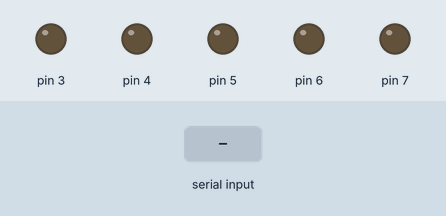
Bench run of a sketch on a simulated Arduino Uno, built with avr-gcc and run on an emulated ATmega328P. On the bench: output pins drawn as LEDs (lit = HIGH). The inputs (shaded band) are chosen by the test bench.

Above: at 1.2 s.
1.3 s: "1" received over Serial
At 1.8 s:
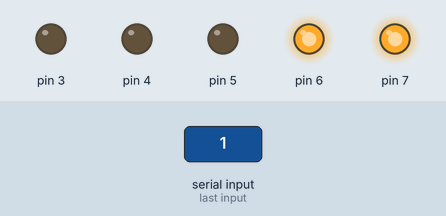
2.9 s: "2" received over Serial
At 4.2 s:
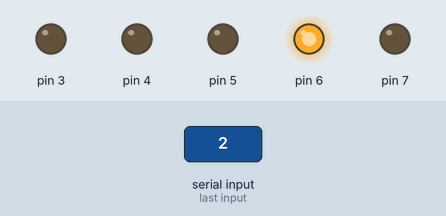
4.5 s: "4" received over Serial
At 5.5 s:
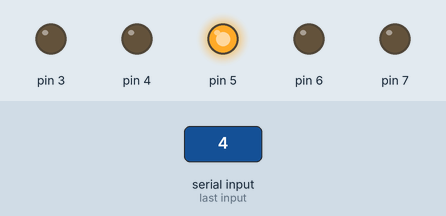
6.1 s: "7" received over Serial
At 6.7 s:
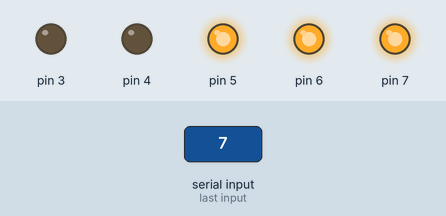
7.7 s: "8" received over Serial
At 9.0 s:
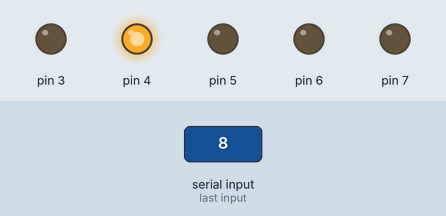
9.3 s: "9" received over Serial
At 10.3 s:
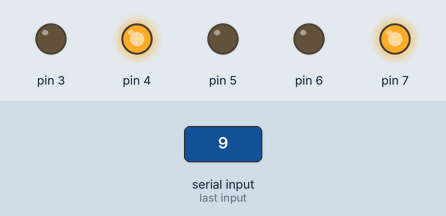
Timing chart, 0 to 11.9 s (numbered marks = the images above; inputs shaded):
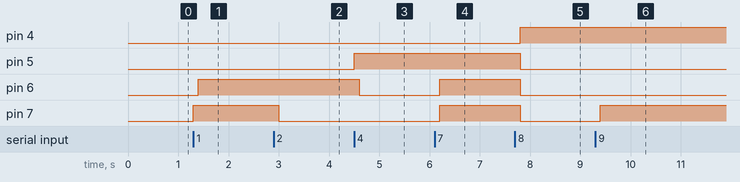

The sketch:

7.4shumaguan.ino
```cpp
int a;

void setup()
{

  pinMode(7, OUTPUT);
  pinMode(6, OUTPUT);
  pinMode(5, OUTPUT);
  pinMode(4, OUTPUT);
  pinMode(3,OUTPUT);
  Serial.begin(9600);

}

void loop() {
      if(Serial.available())
    {
      a = Serial.read();
      read1(a);
    }
}

void read1(int a)
{
  switch(a)
  {
  	case '0':

      digitalWrite(3,LOW);
      delay(100);
      digitalWrite(4,LOW);
      digitalWrite(5,LOW);
      digitalWrite(6,LOW);
      digitalWrite(7,LOW);
      break;

    case '1':

      digitalWrite(7,HIGH);
      delay(100);
      digitalWrite(4,LOW);
      digitalWrite(5,LOW);
      digitalWrite(3,LOW);
      digitalWrite(6,HIGH);
      break;

    case '2':

      digitalWrite(3,LOW);
      delay(100);
      digitalWrite(6,HIGH);
      digitalWrite(7,LOW);
      digitalWrite(4,LOW);
      digitalWrite(5,LOW);
      break;

    case '3':
      digitalWrite(3,LOW);
      delay(100);
      digitalWrite(6,HIGH);
      digitalWrite(7,HIGH);
      digitalWrite(3,LOW);
      digitalWrite(4,LOW);
      digitalWrite(5,LOW);
      break;

    case '4':
      digitalWrite(5,HIGH);
      delay(100);
      digitalWrite(4,LOW);
      digitalWrite(3,LOW);
      digitalWrite(6,LOW);
      digitalWrite(7,LOW);
      break;

    case '5':
      digitalWrite(3,LOW);
      delay(100);
      digitalWrite(6,HIGH);
      digitalWrite(4,LOW);
      digitalWrite(7,HIGH);
      digitalWrite(5,LOW);
      break;

    case '6':
      digitalWrite(3,LOW);
      delay(100);
      digitalWrite(5,HIGH);
      digitalWrite(6,HIGH);
      digitalWrite(4,LOW);
      digitalWrite(7,LOW);
      break;

    case '7':
      digitalWrite(3,LOW);
      delay(100);
      digitalWrite(5,HIGH);
      digitalWrite(6,HIGH);
      digitalWrite(4,LOW);
      digitalWrite(7,HIGH);
      break;

    case '8':
      digitalWrite(3,LOW);
      delay(100);
      digitalWrite(5,LOW);
      digitalWrite(6,LOW);
      digitalWrite(4,HIGH);
      digitalWrite(7,LOW);
      break;

    case '9':
      digitalWrite(3,LOW);
      delay(100);
      digitalWrite(4,HIGH);
      digitalWrite(5,LOW);
      digitalWrite(7,HIGH);
      digitalWrite(6,LOW);
      break;
  }
}
```

Measured:
- after the input at 1.3 s, pin 6: LOW → HIGH after 0.10 s; pin 7: LOW → HIGH at once
- after the input at 2.9 s, pin 7: HIGH → LOW after 0.10 s
- after the input at 4.5 s, pin 5: LOW → HIGH at once; pin 6: HIGH → LOW after 0.10 s
- after the input at 6.1 s, pin 6, pin 7: LOW → HIGH after 0.10 s
- after the input at 7.7 s, pin 4: LOW → HIGH after 0.10 s; pin 5–7: HIGH → LOW after 0.10 s
- after the input at 9.3 s, pin 7: LOW → HIGH after 0.10 s
